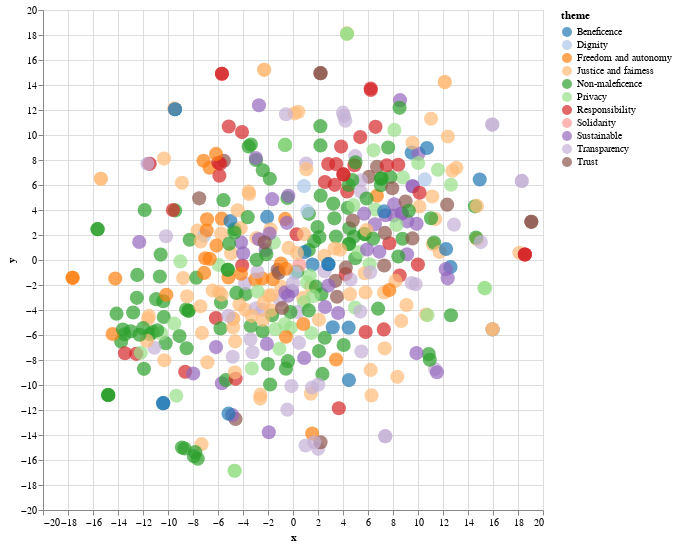

Here is the notebook cell this chart was saved with:
### Code cell
alt.Chart(data_th[:]).mark_circle(size=200).encode(
    x="x", 
    y="y", 
    color=alt.Color('theme:N', scale=alt.Scale(scheme='category20')),
    tooltip=['theme']
).interactive().properties(
    width=500,
    height=500
)

### Figure 1 — Vega-Lite specification as saved in the notebook (floating-point values rounded to 4 significant figures; data arrays with more than 128 entries replaced by an {"elided": "..."} marker saying what was removed)
{"config": {"view": {"continuousWidth": 300, "continuousHeight": 300}}, "data": {"name": "data-aa953b7a5f236eab3e30411026708e2d"}, "mark": {"type": "circle", "size": 200}, "encoding": {"color": {"field": "theme", "scale": {"scheme": "category20"}, "type": "nominal"}, "tooltip": [{"field": "theme", "type": "nominal"}], "x": {"field": "x", "type": "quantitative"}, "y": {"field": "y", "type": "quantitative"}}, "height": 500, "params": [{"name": "param_2", "select": {"type": "interval", "encodings": ["x", "y"]}, "bind": "scales"}], "width": 500, "$schema": "https://vega.github.io/schema/vega-lite/v5.20.1.json", "datasets": {"data-aa953b7a5f236eab3e30411026708e2d": {"elided": "458 records"}}}
